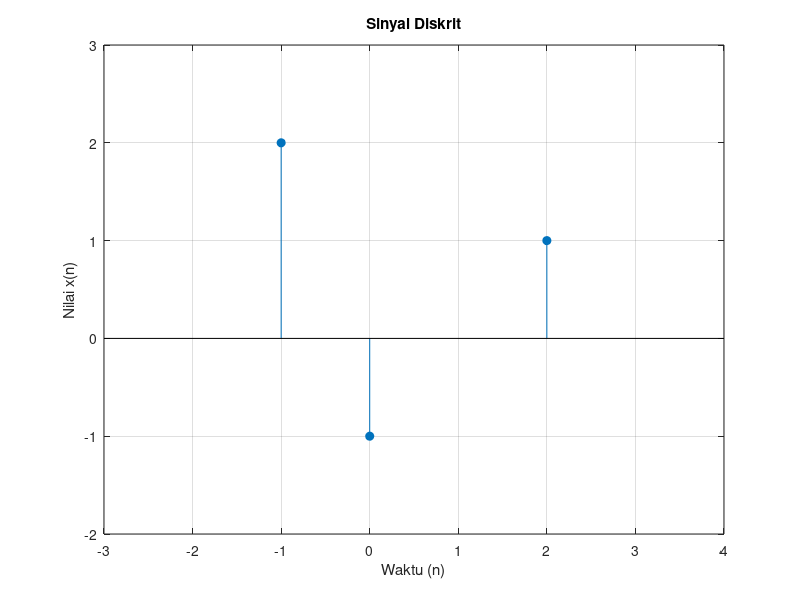

Write the MATLAB code that produced this figure.
% DSP TP Modul 1
% Soal Nomor 2

n = [-1 0 2];
xn = [2 -1 1];

figure(2);

stem(n, xn, 'filled');
axis([-3, 4, -2, 3]);
grid on;
xlabel('Waktu (n)');
ylabel('Nilai x(n)');
title('Sinyal Diskrit');
